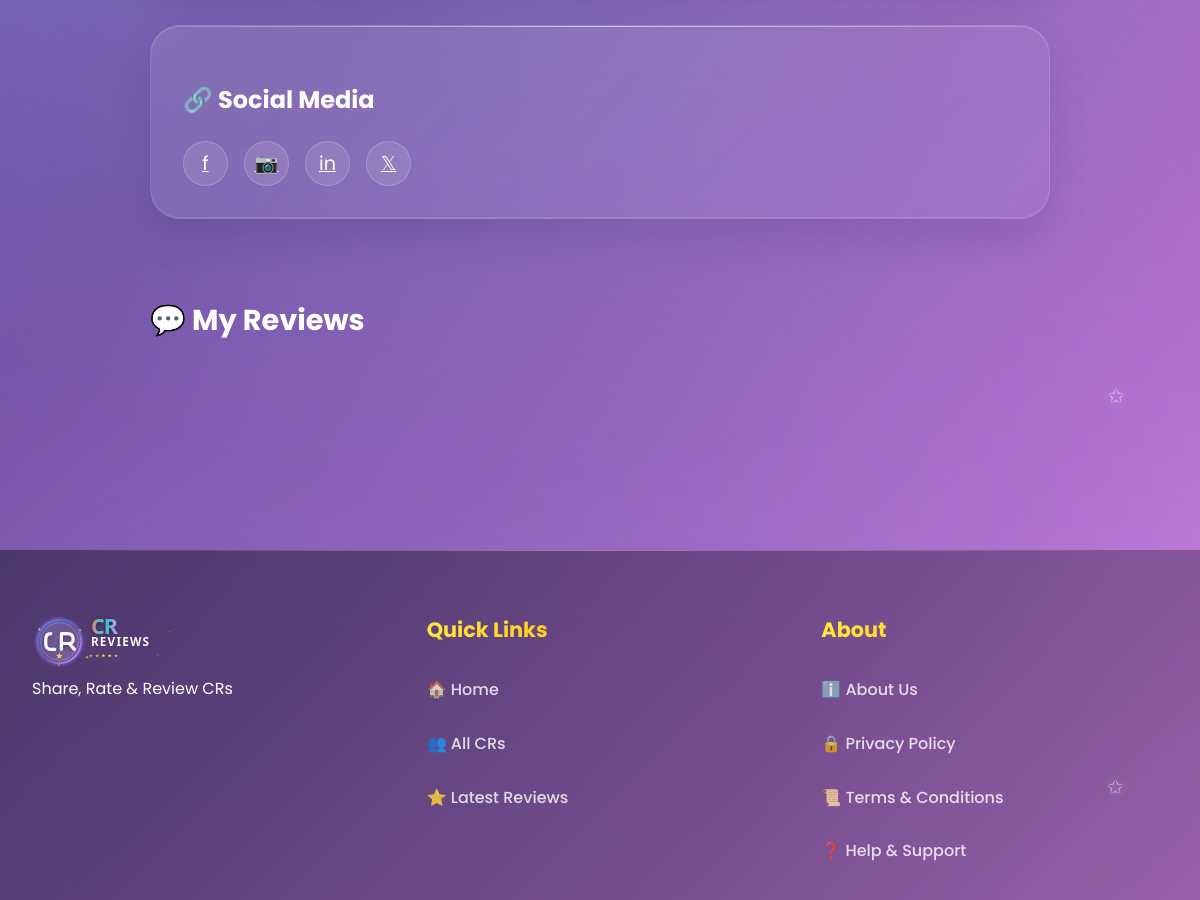
The app's page /view_profile/md-naimur-rahman/ (signed in, middle part), older data.
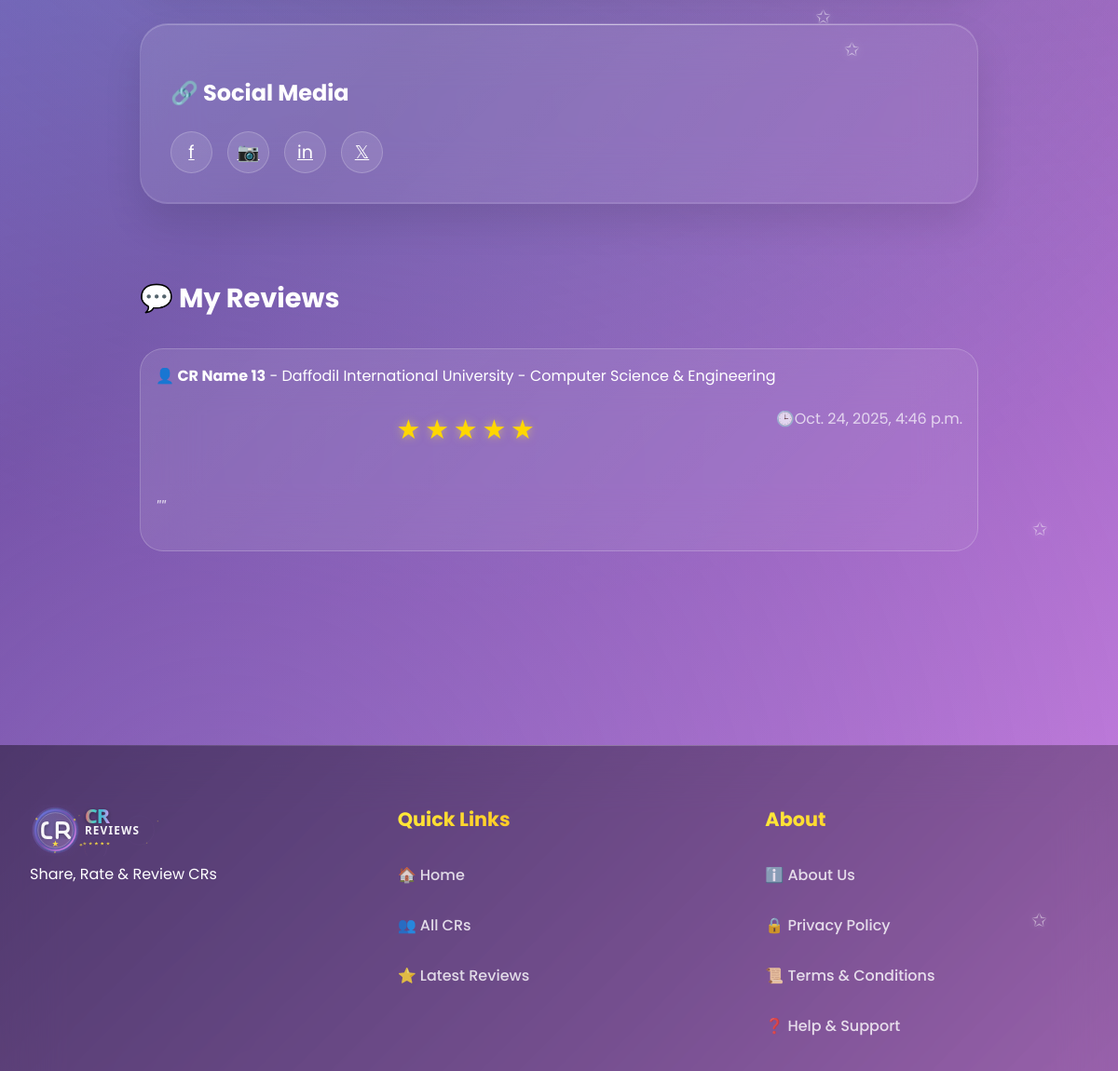
The same page, newer data.
### cr/models.py (models this page shows, shortened)
class Review(models.Model):
    user=models.OneToOneField('userprofile.User', on_delete=models.CASCADE,related_name='userreviews')
    cr_profile=models.ForeignKey(CrProfile, on_delete=models.CASCADE,related_name='cr_reviews')
    rating = models.PositiveSmallIntegerField()
    description = models.TextField(blank=True, null=True)
    slug = models.SlugField(unique=True, blank=True)
    created_at = models.DateTimeField(auto_now_add=True)
    updated_at = models.DateTimeField(auto_now=True)
    deleted_at = models.DateTimeField(blank=True, null=True)

class CrProfile(models.Model):
    user=models.OneToOneField('userprofile.User', on_delete=models.CASCADE,related_name='user_profile')
    university=models.ForeignKey(University, on_delete=models.CASCADE,related_name='university_crs')
    department=models.ForeignKey(Department, on_delete=models.CASCADE,related_name='department_crs')
    cr_status = models.CharField(
    max_length=20,
    choices=[('Present', 'Present CR'), ('Former', 'Former CR')],
    default='Present'
    )
    profile_picture = models.ImageField(upload_to='cr_profile_pictures/', blank=True, null=True)
    name = models.CharField(max_length=100)
    gender = models.CharField(choices=[('M', 'Male'), ('F', 'Female')], max_length=1)
    email = models.EmailField(blank=True, null=True)
    phone = models.CharField(max_length=30, blank=True, null=True)
    st_id = models.CharField(max_length=50, unique=True)
    batch = models.CharField(max_length=20)
    dept_batch = models.CharField(max_length=20 , blank=True, null=True)
    section = models.CharField(max_length=10)
    bio = models.TextField(blank=True, null=True)
    date_of_birth = models.DateField(blank=True, null=True)
    slug = models.SlugField(unique=True, blank=True)
    facebook_url = models.URLField(default='https://www.facebook.com/')
    instagram_url = models.URLField(default='https://www.instagram.com/')
    linkedin_url = models.URLField(default='https://www.linkedin.com/')
    created_at=models.DateTimeField(auto_now_add=True)
    updated_at=models.DateTimeField(auto_now=True)
    deleted_at=models.DateTimeField(auto_now=True,blank=True,null=True)

class University(models.Model):
    Public = "Public"
    Private = "Private"
    university_type = [
        (Public,"Public"),
        (Private,"Private"),
    ]
    title =models.CharField(max_length=100,unique=True,blank=False,null=False)
    type =models.CharField(max_length=100,choices=university_type)
    address=models.CharField(max_length=150, blank=True, null=True)
    slug=models.SlugField(blank=True,unique=True)
    created_at=models.DateTimeField(auto_now_add=True)
    updated_at=models.DateTimeField(auto_now=True)
    daleted_at=models.DateTimeField(auto_now=True,blank=True,null=True)
    def __str__(self):
        return self.title

class Department(models.Model):
    university=models.ForeignKey(University, on_delete=models.CASCADE,related_name='departments')
    title=models.CharField(max_length=50,unique=True,blank=False,null=False)
    code=models.CharField(max_length=50,unique=True,blank=True,null=True)
    slug=models.SlugField(blank=True,unique=True)
    created_at=models.DateTimeField(auto_now_add=True)
    updated_at=models.DateTimeField(auto_now=True)
    daleted_at=models.DateTimeField(auto_now=True,blank=True,null=True)
    def __str__(self):
        return self.title

### userprofile/views.py (the view)
# urls.py: path('view_profile/<str:slug>/',view_profile,name="view_profile"),
def view_profile(request,slug):
    user = User.objects.get(email=request.user.email,slug=slug)
    review = Review.objects.filter(user=user).order_by('-created_at')
    paginator = Paginator(review,5)
    page_number = request.GET.get('page',1)
    try:
        review = paginator.page(page_number)
    except PageNotAnInteger:
        review = paginator.page(1)
    except EmptyPage:
        review = paginator.page(1)
    context = {
        'user':user,
        'review':review,
    }
    return render(request,'user_profile/view_profile.html',context)

### userprofile/models.py (called while the page is built)
    def get_full_name(self):
        return f"{self.first_name} {self.last_name}"

### templates/user_profile/view_profile.html (shortened to what this page needs)
{% extends 'base.html' %}
{% load static %}
{% block content %}
    <div id="cr-profile" class="page">
        <div class="container">
            <div style="max-width: 900px; margin: 0 auto;">
                <div class="search-section">
                    <h3 class="card-title1" style="margin-top: 1.5rem;">🔗 Social Media</h3>
                    <div class="social-links">
                        <a href="{{user.facebook_url}}" class="social-btn" title="Facebook">f</a>
                        <a href="{{user.instagram_url}}" class="social-btn" title="Instagram">📷</a>
                        <a href="{{user.linkedin_url}}" class="social-btn" title="LinkedIn">in</a>
                        <a href="#" class="social-btn" title="Twitter">𝕏</a>
                    </div>
                </div>
                <div class="section">
                    <h2 style="color: white; font-size: 1.8rem; font-weight: 700; margin-bottom: 2rem;">💬 My Reviews</h2>
                    <div id="reviews-container">
                    {% for review in review %}
                    <div class="review-card">
                    <div class="review-header">
                        <div>
                            <strong style="font-size: 1rem;">👤 {{review.cr_profile.name}}</strong> - {{review.cr_profile.university}} - {{review.cr_profile.department}}
                            <div class="rating">
                                {% for i in "12345" %} {% if forloop.counter <= review.rating %}
                                <span class="star filled">★</span>
                                {% else %}
                                <span class="star">☆</span>
                                {% endif %}
                                {% endfor %}
                            </div>
                        </div>
                        <div style="color: rgba(255,255,255,0.7); font-weight: 400;">🕒{{review.created_at}}</div>
                    </div>
                    <div class="review-text">
                        "{{review.description}}"
                    </div>
                    </div>
                    {% endfor %}
                    </div>
                </div>
            </div>
        </div>
    </div>
{% endblock content %}

Row changes from the older to the newer data that the page shows:
added Review: cr_profile.name "CR Name 13", cr_profile.university "Daffodil International University", cr_profile.department "Computer Science & Engineering", rating 5 (drawn), created_at "Oct. 24, 2025, 4:46 p.m."
